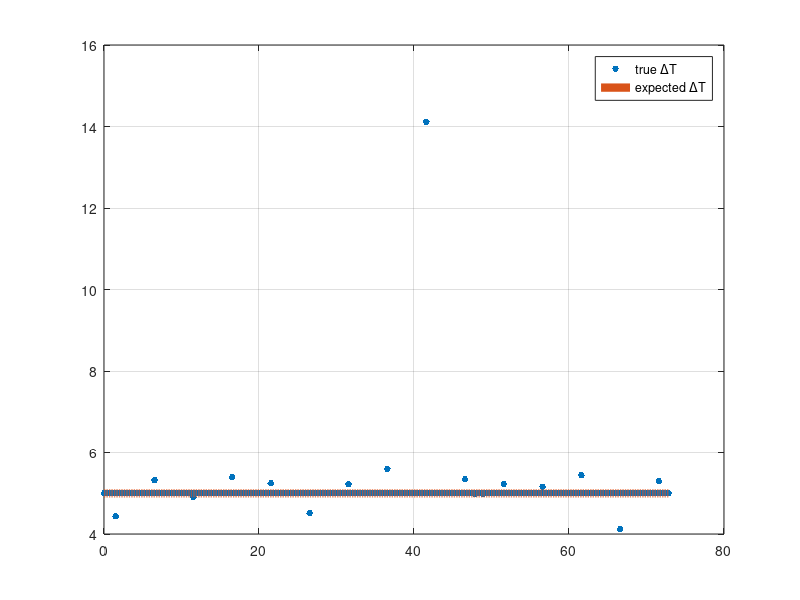

MATLAB code for this plot: (Note: this script raises an error after producing the figure.)
clear all;
clc;
imu_data = csvread('imu_test_data.csv');
expected_freq = length(imu_data)*1e9/(imu_data(end, 1)-imu_data(1, 1))
expected_deltaT = 1000/expected_freq % in ms
% Process data
deltaTs = [];
times = [];
t_first = 1000*imu_data(1, 1)/1e9;
for i=2:length(imu_data)
    t1 = 1000*imu_data(i-1, 1)/1e9;
    t2 = 1000*imu_data(i, 1)/1e9;
    deltaT = (t2-t1);
    deltaTs = [deltaTs deltaT];
    times = [times (t2-t_first)/1000];
end

deltaTsExpected = 1000*(1/expected_freq) * ones(1, length(deltaTs));

figure(1)
p = plot(times, deltaTs, '.', 'MarkerSize', 15);
hold on;
q = plot(times, deltaTsExpected, '--', 'LineWidth', 6);
hold off;
grid;
lgd = legend([p, q], 'true \DeltaT', 'expected \DeltaT');
lgd.FontSize = 20;
ylabel('\DeltaT in ms', 'FontSize', 36);
xlabel('Time [s]', 'FontSize', 36);
title('\DeltaT in ms between IMU measurements', 'FontSize', 36);
no_grtr = length(find(deltaTs > 1000*(1/expected_freq)))
no_lesser =  length(find(deltaTs <= 1000*(1/expected_freq)))
ylim([0, 2*max(deltaTs)]);